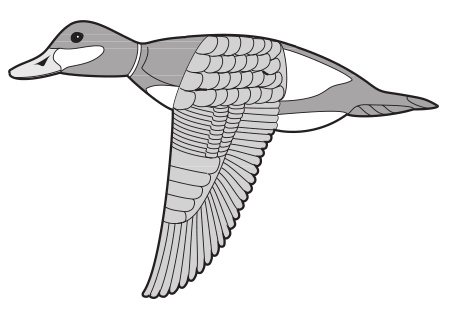
#> input picture week2/StatPython_part3/Data/ruddyduck.jpg, 454 x 313 px
$ jupyter execute --allow-errors AI_hmw_StatPython_6-1.ipynb   (shell and % lines are left out)
#> lines starting #> are read from the running program, lines starting #| are printed output that depends on the picture
### 配合課程影片 hmwu_StatR-06.1
### Exercise 6.1

[cell 1]
import pandas as pd
from math import ceil
import numpy as np
from scipy import linalg
import matplotlib.pyplot as plt

#> (a cell that did not finish here is left out)

## 請檢查data資料表的相關資訊（dim,head）

#> (a cell that did not finish here is left out)

#> (a cell that did not finish here is left out)

## 請對data裡面的"Close"欄位計算移動平均（以20天為一區間）

#> (a cell that did not finish here is left out)

## 同時比較一下EMA,WMA的差異

#> (a cell that did not finish here is left out)

[cell 7]
def wma_formula(data, window_size = 1):
    result = []
    length = (window_size + 1) * window_size/2
    for i in range(len(data)):
        if i < window_size:
            result.append('NaN')
        else:
            wmsum = 0
            for j in range(window_size):
                wmsum += data[i - j] * (window_size - j)/length
            result.append(wmsum)
    return pd.Series(result, dtype = float)

#> (a cell that did not finish here is left out)

## 將各類移動平均畫在圖上。

[cell 9]
plt.figure(figsize = (20, 6))
#> (the rest of this cell did not finish here and is left out)

#> (a cell that did not finish here is left out)

## 請檢查cars資料表的相關資訊（dim,head)

#> (a cell that did not finish here is left out)

#> (a cell that did not finish here is left out)

## lowess，試看看調整其中的參數f(區間視窗)，看看效果如何。

[cell 13]
import statsmodels.api as sm

# R starts at 1, Python starts at 0, so we need to reset index
#> (the rest of this cell did not finish here and is left out)

## 請對iris資料集裡面的Sepal.Length欄位做smoothing

[cell 14]
from sklearn import datasets
iris = datasets.load_iris()

[cell 15]
X = iris.data[:, 0]

[cell 16]
import seaborn as sns
sns.kdeplot(X, bw = 0.2736)
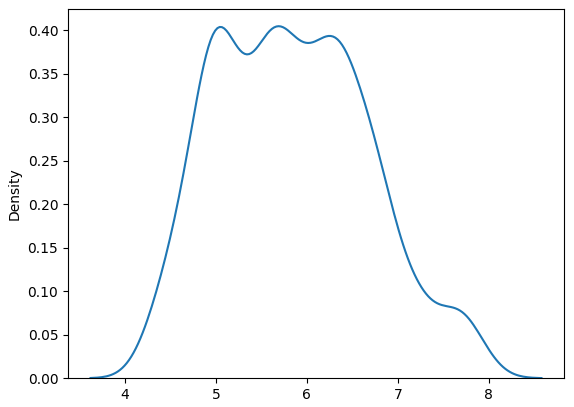
#> figure drawn by matplotlib, 1 panel; curve peaks at x = 5.69, y = 0.404

## 請將density裡的kernel改設定成用"rectangular"，同樣對Sepal.Length做smoothing，並將結果呈現於圖上觀察差異

[cell 17]
# Python does not support rectangular, the closest thing they have is cos
sns.kdeplot(X, bw = 0.2736, kernel = 'cos')

## 在圖上看看平滑前後的差異

[cell 18]
plt.hist(X, density = True, bins = [4, 4.5, 5, 5.5, 6, 6.5, 7, 7.5, 8], histtype = 'stepfilled')
sns.kdeplot(X, bw = 0.2736)
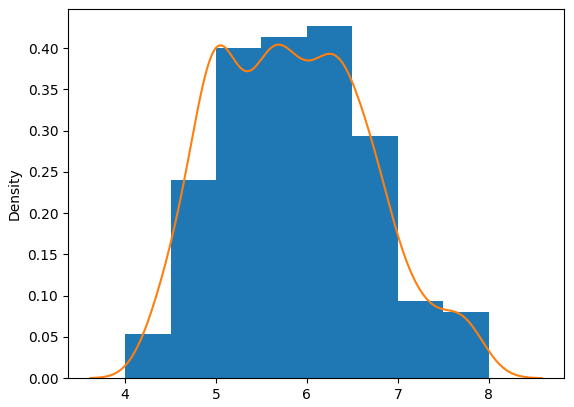
#> figure drawn by matplotlib, 1 panel; curve peaks at x = 5.69, y = 0.404

## 讀取檔案"ruddyduck"

[cell 19]
import cv2
img = cv2.imread('./Data/ruddyduck.jpg')
#> img is the input picture: shape (313, 454, 3); mean B, G, R 233.4, 233.2, 233.5
plt.imshow(img)
